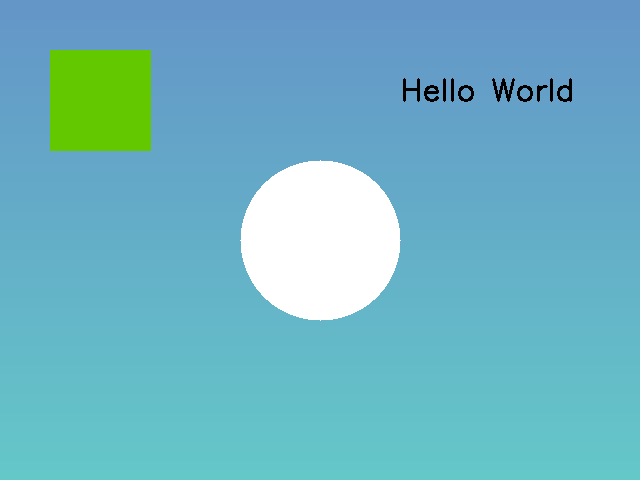
#> input picture test_samples/clean_image.png, 640 x 480 px
$ python -i injection_analyzer.py   (imports and definitions only)
#> lines starting #> are read from the running program, lines starting #| are printed output that depends on the picture; after the words box and inside, x2 and y2 are one past the last pixel; in counts of white or black regions, pixels touching at a corner belong together
#> further down, picture is the input picture: shape (480, 640, 3); mean B, G, R 196.1, 180.4, 109.7
### src/visual/ocr_detector.py
"""
OCR-based Text Detection in Images.

Extracts and analyzes text from images for prompt injection detection:
- Primary text extraction using Tesseract/EasyOCR
- Hidden text detection (low contrast, small fonts)
- Position-based anomaly detection
"""

import numpy as np
from typing import Dict, Optional, List, Tuple, Union
from dataclasses import dataclass
import logging
from pathlib import Path

try:
    import cv2
except ImportError:
    cv2 = None

try:
    from PIL import Image, ImageEnhance, ImageFilter
except ImportError:
    Image = None

logger = logging.getLogger(__name__)


@dataclass
class TextRegion:
    """Container for detected text region."""
    text: str
    confidence: float
    bbox: Tuple[int, int, int, int]  # x, y, width, height
    is_hidden: bool
    hiding_method: Optional[str]
    font_size_estimate: float
    contrast_ratio: float

    # [10 lines left out: function to_dict, not called in this run]


@dataclass
class OCRResult:
    """Container for OCR detection results."""
    full_text: str
    text_regions: List[TextRegion]
    hidden_text_detected: bool
    hidden_text: str
    total_confidence: float
    anomalies: List[str]

    # [9 lines left out: function to_dict, not called in this run]


class OCRDetector:
    """
    Multi-engine OCR detector for text extraction and analysis.

    Supports:
    - Tesseract OCR
    - EasyOCR
    - Custom preprocessing for hidden text detection
    """

    def __init__(
        self,
        use_tesseract: bool = True,
        use_easyocr: bool = True,
        languages: List[str] = ['en'],
    ):
        """
        Initialize OCR detector.

        Args:
            use_tesseract: Enable Tesseract OCR
            use_easyocr: Enable EasyOCR
            languages: List of language codes
        """
        self.use_tesseract = use_tesseract
        self.use_easyocr = use_easyocr
        self.languages = languages

        self.tesseract_available = False
        self.easyocr_available = False
        self.easyocr_reader = None

        self._initialize_engines()

    def _initialize_engines(self):
        """Initialize OCR engines."""
        # Try Tesseract
        if self.use_tesseract:
            try:
                import pytesseract
                pytesseract.get_tesseract_version()
#> (this line was passed over: pytesseract is not available in this run)
                self.tesseract_available = True
                logger.info("Tesseract OCR initialized")
            except Exception as e:
                logger.warning(f"Tesseract not available: {e}")

        # Try EasyOCR
        if self.use_easyocr:
            try:
                import easyocr
                self.easyocr_reader = easyocr.Reader(self.languages, gpu=False)
                self.easyocr_available = True
                logger.info("EasyOCR initialized")
            except Exception as e:
                logger.warning(f"EasyOCR not available: {e}")

    # [423 lines left out: functions load_image, extract_text_tesseract, extract_text_easyocr, detect_hidden_text, _enhance_contrast, _extract_edges and 5 more, not called in this run]

### src/visual/injection_analyzer.py
"""Visual Prompt Injection Analyzer - Part 1: Core functionality."""

import numpy as np
from typing import Dict, Optional, List, Tuple, Union
from dataclasses import dataclass
import logging
import re

try:
    import cv2
except ImportError:
    cv2 = None

from .ocr_detector import OCRDetector, OCRResult

logger = logging.getLogger(__name__)

# Injection keyword categories
INJECTION_KEYWORDS = {
    'override': ['ignore', 'override', 'forget', 'disregard', 'bypass', 'skip'],
    'system_prompt': ['system prompt', 'system message', 'system:', 'base prompt'],
    'jailbreak': ['jailbreak', 'dan', 'developer mode', 'god mode', 'unrestricted'],
    'instruction': ['new instruction', 'new rules', 'instead do', 'real task'],
    'manipulation': ['you are now', 'you must', 'from now on', 'always respond'],
    'context_escape': ['```', '###', '---', 'end of', 'ignore above', 'ignore previous'],
}


@dataclass
class InjectionIndicator:
    """Container for injection indicator."""
    category: str
    matched_text: str
    matched_keyword: str
    confidence: float
    position: Optional[Tuple[int, int, int, int]]
    severity: str

    # [4 lines left out: function to_dict, not called in this run]


@dataclass
class InjectionResult:
    """Container for injection analysis results."""
    is_malicious: bool
    risk_score: float
    indicators: List[InjectionIndicator]
    extracted_text: str
    hidden_text: str
    visual_anomalies: List[str]
    explanation: str
    confidence: float

    # [7 lines left out: function to_dict, not called in this run]


class InjectionAnalyzer:
    """Visual prompt injection analyzer."""

    def __init__(self, custom_keywords: Optional[Dict] = None):
        self.keywords = INJECTION_KEYWORDS.copy()
        if custom_keywords:
            self.keywords.update(custom_keywords)
        self.severity_weights = {'override': 0.8, 'system_prompt': 0.9, 'jailbreak': 1.0,
                                'instruction': 0.7, 'manipulation': 0.6, 'context_escape': 0.5}
        self.ocr_detector = OCRDetector()
#> (the call stopped at in _initialize_engines, `self.easyocr_reader = easyocr.Reader(self.languages, gpu=False)`: easyocr is not available in this run)
        self._compile_patterns()
        logger.info("InjectionAnalyzer initialized")

    def _compile_patterns(self):
        self.patterns = {}
        for category, keywords in self.keywords.items():
            escaped = [re.escape(kw) for kw in keywords]
            pattern = r'\b(' + '|'.join(escaped) + r')\b'
            self.patterns[category] = re.compile(pattern, re.IGNORECASE)

    # [12 lines left out: function check_keywords, not called in this run]

    def detect_visual_anomalies(self, image: np.ndarray) -> List[str]:
        anomalies = []
        if cv2 is None:
            return anomalies
        gray = cv2.cvtColor(image, cv2.COLOR_BGR2GRAY)
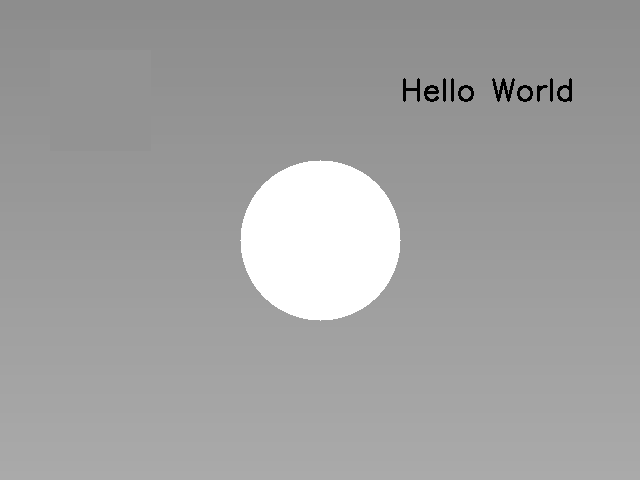
#> gray: shape (480, 640); min 0, max 255, mean 161.1
        edges = cv2.Canny(gray, 50, 150)
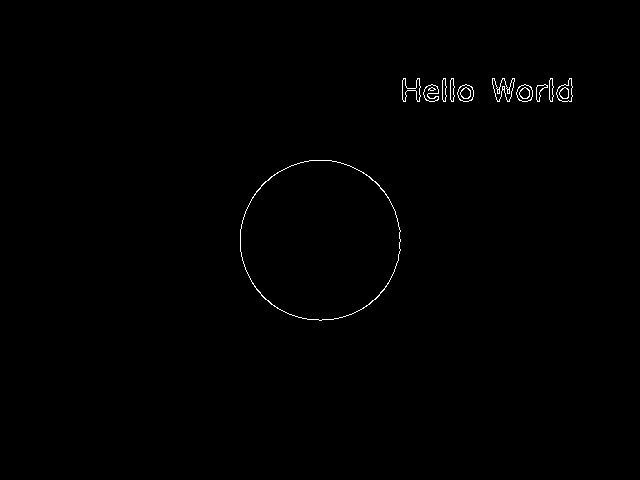
#> edges: shape (480, 640); 0.45% white in thin lines or dots, all inside (x1, y1, x2, y2) = (240, 78, 573, 321)
        h, w = gray.shape
#> h = 480; w = 640
        if np.sum(edges > 0) / (h * w) > 0.15:
            anomalies.append("High edge density - possible hidden patterns")
        contours, _ = cv2.findContours(edges, cv2.RETR_EXTERNAL, cv2.CHAIN_APPROX_SIMPLE)
#> contours = 11 contours; largest, box (x1, y1, x2, y2) and area: (240, 160, 401, 321) 20119, (492, 78, 515, 102) 248, (556, 78, 573, 102) 238, (516, 84, 533, 102) 215, (457, 84, 474, 102) 215
        text_regions = sum(1 for c in contours if cv2.boundingRect(c)[2] / (cv2.boundingRect(c)[3]+1) > 5)
#> text_regions = 0
        if text_regions > 10:
            anomalies.append(f"Multiple text-like regions detected ({text_regions})")
        return anomalies

    # [32 lines left out: functions calculate_risk_score, analyze, not called in this run]

>>> import cv2
>>> picture = cv2.imread('../../test_samples/clean_image.png')
>>> result = InjectionAnalyzer().detect_visual_anomalies(picture)
#> result = []
